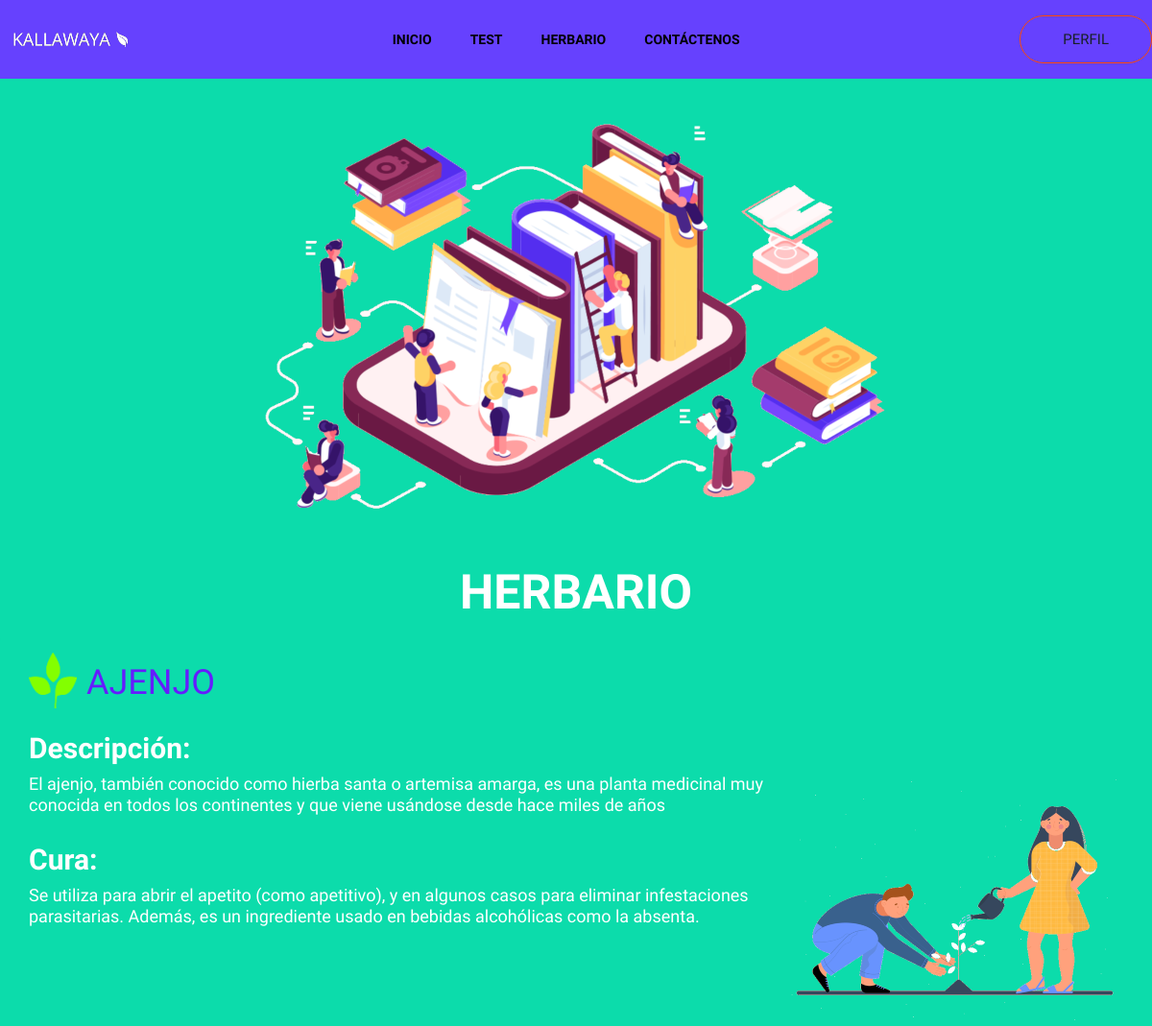
Page /kallawaya/herbario2/3/ on the earlier database version.
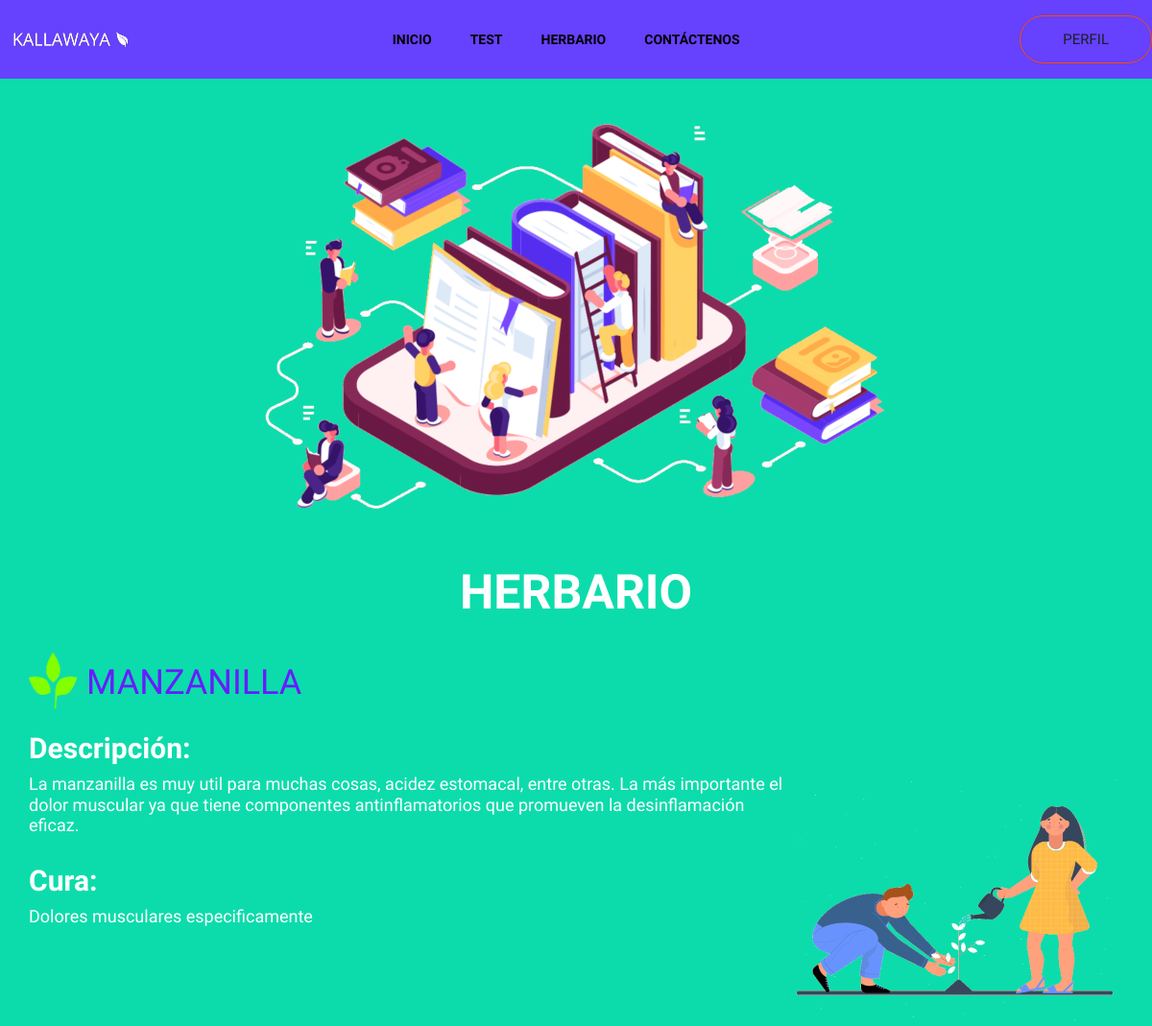
Same page on the later database version.
### appkallawaya/models.py (models this page shows, shortened)
class Plant(models.Model):
    name = models.CharField(max_length=100, default='')
    description = models.CharField(max_length=1500, default='')
    cura = models.CharField(max_length=1500, default='')

### appkallawaya/views.py (the view)
# urls.py: path('herbario2/', views.herbario2, name='herbario2'),
def herbario2(request, pk=None):
    if pk == None:
        plants = Plant.objects.all()
        return render(request, 'kallawaya/herbario2.html', {'plants': plants})
    else:
        if pk:
            plant = Plant.objects.get(pk=pk)
        else:
            plant = request.plant
        args = {'plant': plant}
        return render(request, 'kallawaya/infoPlant2.html', args)

### appkallawaya/templates/kallawaya/infoPlant2.html (shortened to what this page needs)
{% extends 'base.html' %}
{% block body %}
{% load static %}
    <section class="breadcrumb breadcrumb_bg"  style="background-color: #0cdcab">
        <div class="container">
            <div class="row">
                <div class="col-lg-12">
                    <div class="breadcrumb_iner text-center">
                        <div class="breadcrumb_iner_item">
                            <br>
                            <br>
                            <img src="{% static 'kallawaya/img/herbario2.png' %}">
                            <h2>HERBARIO</h2>
                        </div>
                    </div>
                </div>
            </div>
        </div>
</section>
<body style="background-color:#0cdcab">
<div class="container">
       <img src="{% static 'kallawaya/img/icon.png' %}" align="left" style="margin-right:10px; margin-top: -10px;"><h1 style="color:#651dfd">{{ plant.name }}</h1>
    <h2 style="color: white">Descripción:</h2>
       <img src="{% static 'kallawaya/img/new5.png' %}" align="right">
       <h4 style="color: white">
        {{ plant.description }}
        </h4>
        <br>
        <h2 style="color: white">Cura:</h2>
        <h4 style="color: white">
        {{ plant.cura }}
        </h4> <br>
        <br>
</div>
</body>
{% endblock %}

Differences in the rows shown:
changed Plant: name "AJENJO" → "MANZANILLA"; description "El ajenjo, también conocido como hierba santa o artemisa amarga, es una planta medicinal muy conocida en todos los continentes y que viene usándose desde hace miles de años" → "La manzanilla es muy util para muchas cosas, acidez estomacal, entre otras. La más importante el dolor muscular ya que tiene componentes antinflamatorios que promueven la desinflamación eficaz."; cura "Se utiliza para abrir el apetito (como apetitivo), y en algunos casos para eliminar infestaciones parasitarias. Además, es un ingrediente usado en bebidas alcohólicas como la absenta." → "Dolores musculares especificamente"
